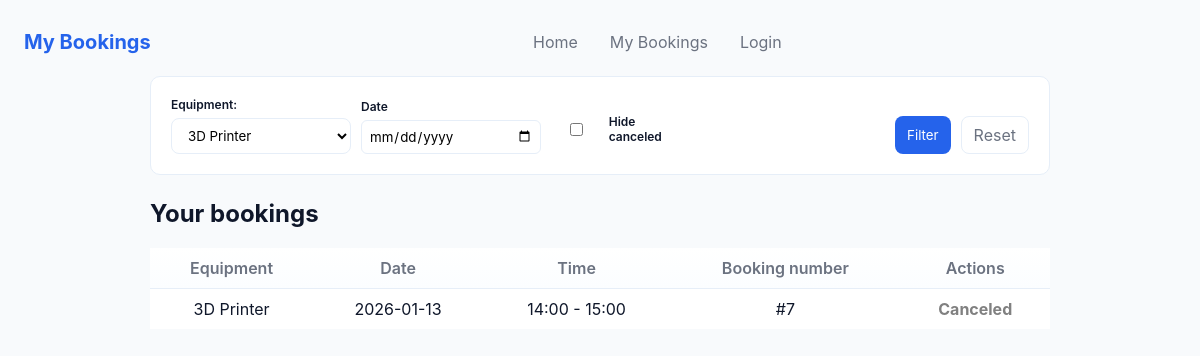
/mybookings.php?equipment=3D Printer (signed in), run on the app's committed database.
### tables this page shows
CREATE TABLE `reservation` (
  `reservation_id` int(11) NOT NULL,
  `user_id` int(11) NOT NULL,
  `equipment_id` int(11) NOT NULL,
  `reservation_date` date NOT NULL,
  `start_time` time NOT NULL,
  `end_time` time NOT NULL,
  `created_at` datetime NOT NULL,
  `status` varchar(20) NOT NULL,
  `purpose` varchar(200) NOT NULL
);

CREATE TABLE `equipment` (
  `equipment_id` int(11) NOT NULL,
  `equipment_number` varchar(10) NOT NULL,
  `equipment_name` varchar(100) NOT NULL,
  `status` varchar(15) NOT NULL
);

### mybookings.php (the view, shortened to what this page needs)
<?php
$servername = "localhost";
$username = "root";
$password = "";
$dbname = "lab_equipment";
$conn = new mysqli($servername, $username, $password, $dbname);
$user_id = $_SESSION['user_id'];
$filter_equipment = $_GET['equipment'] ?? '';
$filter_date = $_GET['date'] ?? '';
$hide_canceled = isset($_GET['hide_canceled']);
$sql = "SELECT r.reservation_id, e.equipment_name, r.reservation_date, r.start_time, r.end_time, r.status
        FROM reservation r
        JOIN equipment e ON r.equipment_id = e.equipment_id
        WHERE r.user_id = ?";
$params = [$user_id];
$types = "i";
if ($filter_equipment !== '') {
    $sql .= " AND e.equipment_name = ?";
    $params[] = $filter_equipment;
    $types .= "s";
}
$sql .= " ORDER BY r.reservation_date DESC";
$stmt = $conn->prepare($sql);
$stmt->bind_param($types, ...$params);
$stmt->execute();
$result = $stmt->get_result();
$eq_list = $conn->query("SELECT equipment_name FROM equipment");
?>
<!doctype html>
<html lang="en">
  <head>
    <link rel="stylesheet" href="styles.css" />
  </head>
  <body>
    <header>
      <div class="topbar">
        <h1>My Bookings</h1>
        <nav class="nav">
          <a href="index.php">Home</a>
          <a href="mybookings.php">My Bookings</a>
          <a href="login.php">Login</a>
        </nav>
      </div>
    </header>
    <main>
      <section style="max-width:900px;margin:16px auto;">
      <?php if (!isset($_SESSION['user_id'])): ?>
      <div class="muted">
        You are not logged in. <a href="login.php">Login</a> to see your bookings.
      </div>
    <?php else: ?>
      <div id="bookingsArea">
    <div class="card" style="margin-bottom: 24px;">
        <form method="GET" action="mybookings.php" class="filter-form">
        <div class="filter-group">
            <label>Equipment:</label>
            <select name="equipment">
                <?php while($eq = $eq_list->fetch_assoc()): ?>
                    <option value="<?= $eq['equipment_name'] ?>" <?= $filter_equipment == $eq['equipment_name'] ? 'selected' : '' ?>>
                        <?= $eq['equipment_name'] ?>
                    </option>
                <?php endwhile; ?>
            </select>
        </div>
        <div class = "filter-group">
            <label >Date</label>
            <input type="date" name="date" value="<?= $filter_date ?>" style="padding: 7px; border-radius: 6px; border: 1px solid var(--surface-border);">
        </div>
       <div class="filter-group checkbox-group">
            <input type="checkbox" name="hide_canceled" id="hide_canceled" <?= $hide_canceled ? 'checked' : '' ?>>
            <label for="hide_canceled">Hide canceled</label>
        </div>
        <div class="filter-actions">
            <button type="submit" class="btn primary">Filter</button>
            <a href="mybookings.php" class="btn ghost">Reset</a>
        </div>
        </form>
    </div>
          <h2>Your bookings</h2>
          <?php if ($result->num_rows === 0): ?>
              <p class="muted">No bookings yet.</p>
          <?php else: ?>
              <table id="myBookingsTable">
                  <thead>
                      <tr>
                          <th>Equipment</th>
                          <th>Date</th>
                          <th>Time</th>
                          <th>Booking number</th>
                          <th>Actions</th>
                      </tr>
                  </thead>
                  <tbody>
                      <?php while ($row = $result->fetch_assoc()): ?>
                          <tr>
                              <td><?= htmlspecialchars($row['equipment_name']) ?></td>
                              <td><?= htmlspecialchars($row['reservation_date']) ?></td>
                              <td>
                                 <?= htmlspecialchars(date('H:i', strtotime($row['start_time']))) ?>
                                  -
                                 <?= htmlspecialchars(date('H:i', strtotime($row['end_time']))) ?>
                              </td>
                              <td> #<?= $row['reservation_id'] ?> </td>
                              <td class="actions-cell">
                                <?php if ($row['status'] === 'canceled'): ?>
                                    <span style="color: gray; font-weight: bold;">Canceled</span>
                                <?php endif; ?>
                            </td>
                          </tr>
                      <?php endwhile; ?>
                  </tbody>
              </table>
          <?php endif; ?>
      </div>
      <?php endif; ?>
      </section>
    </main>
  </body>
</html>

### styles.css (style rules this page uses)
:root { --accent:#2563eb; --accent-2:#06b6d4; --bg:#f8fafc; --card:#ffffff; --muted:#6b7280; --booked:#ef4444; --surface-border:#e6eef8; }
* { box-sizing:border-box;font-family:Inter,Segoe UI, Roboto, "Helvetica Neue", Arial, sans-serif }
body { margin:0;padding:24px;background:var(--bg);color:#0f172a }
.topbar { display:flex;align-items:center;gap:16px;justify-content:space-between;max-width:1200px;margin:0 auto }
.topbar h1 { margin:0;font-size:20px;color:var(--accent) }
.nav { display:flex;gap:12px;align-items:center }
.nav a { color:var(--muted);text-decoration:none;padding:8px 10px;border-radius:6px }
table { border-collapse:separate;border-spacing:0;width:100%;min-width:720px;background:transparent }
th,td { padding:10px 12px;text-align:center }
th { position:sticky;top:0;background:linear-gradient(180deg,#ffffff, #fbfdff);color:var(--muted);font-weight:600;border-bottom:1px solid var(--surface-border) }
tbody tr { background:var(--card);border-bottom:8px solid transparent }
.card { background:var(--card);border:1px solid var(--surface-border);padding:12px;border-radius:10px }
.btn { padding:8px 12px;border-radius:8px;border:none;cursor:pointer }
.btn.primary { background:var(--accent);color:#fff }
.btn.ghost { background:transparent;border:1px solid var(--surface-border);color:var(--muted) }
.card form { display:flex;flex-direction:column;gap:10px }
.card form label { display:block;font-weight:600;color:#0f172a }
.card form input { width:100%;padding:10px;border:1px solid var(--surface-border);border-radius:8px;background:transparent }
.card form button { background:var(--accent);color:#fff;border:none;padding:8px 12px;border-radius:8px;cursor:pointer }
.actions-cell { display: flex; gap: 8px; justify-content: center; align-items: center; }
.filter-form { display: flex !important; flex-direction: row !important; flex-wrap: wrap; gap: 20px; align-items: flex-end; padding: 8px; }
.filter-group { display: flex; flex-direction: column; gap: 6px; }
.filter-group label { font-size: 12px; font-weight: 700; color: var(--muted); margin-bottom: 0; }
.filter-group select, .filter-group input[type="date"] { padding: 8px 12px; border-radius: 8px; border: 1px solid var(--surface-border); background: #fff; min-width: 180px; }
.checkbox-group { flex-direction: row; align-items: center; padding-bottom: 10px; gap: 8px; }
.checkbox-group label { margin: 0; cursor: pointer; }
.filter-actions { display: flex; gap: 10px; margin-left: auto; }
.filter-actions .btn { height: 38px; display: flex; align-items: center; justify-content: center; text-decoration: none; }

### data on the page
reservation: equipment.equipment_name "3D Printer", reservation_date "2026-01-13", start_time "14:00", end_time "15:00", reservation_id "7", status "Canceled"

### other printed values
form field equipment "3D Printer"
